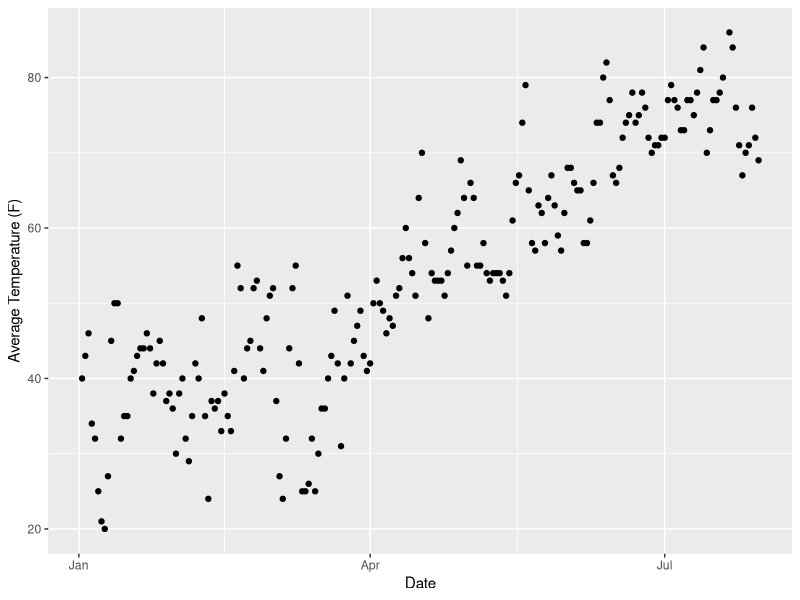
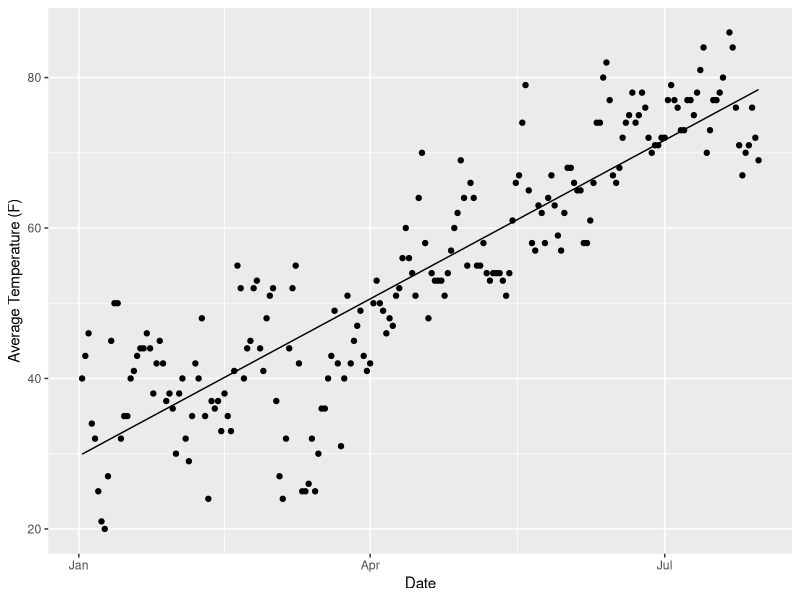
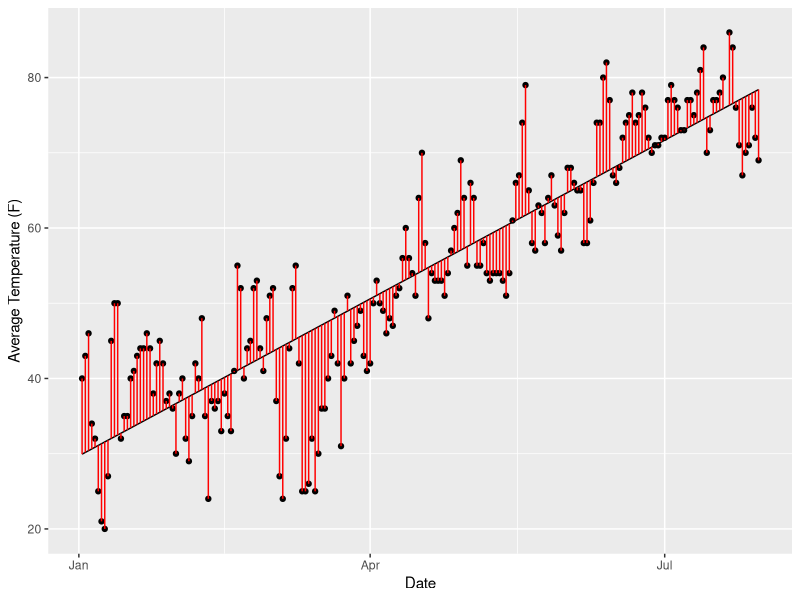
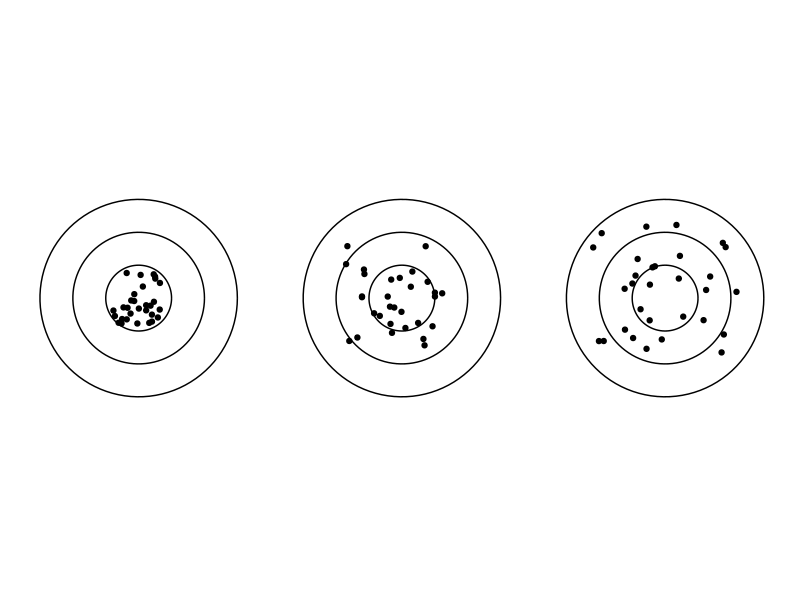
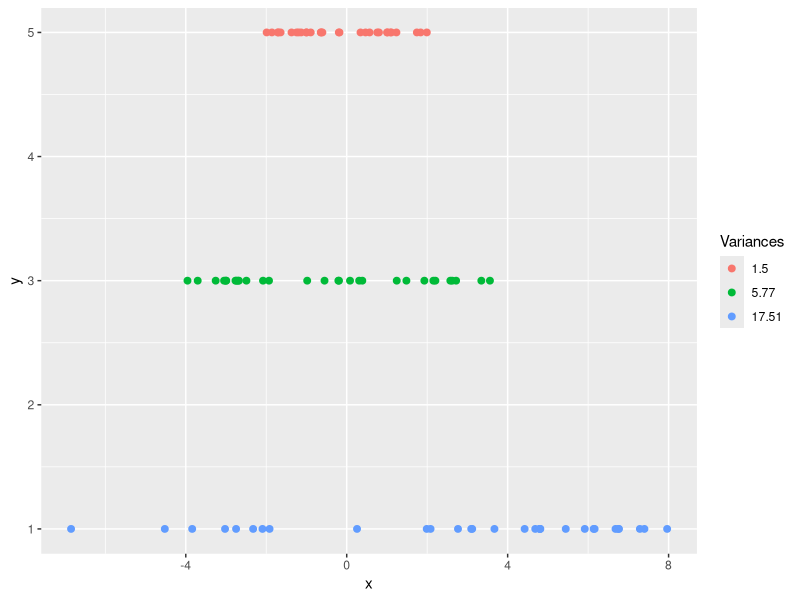
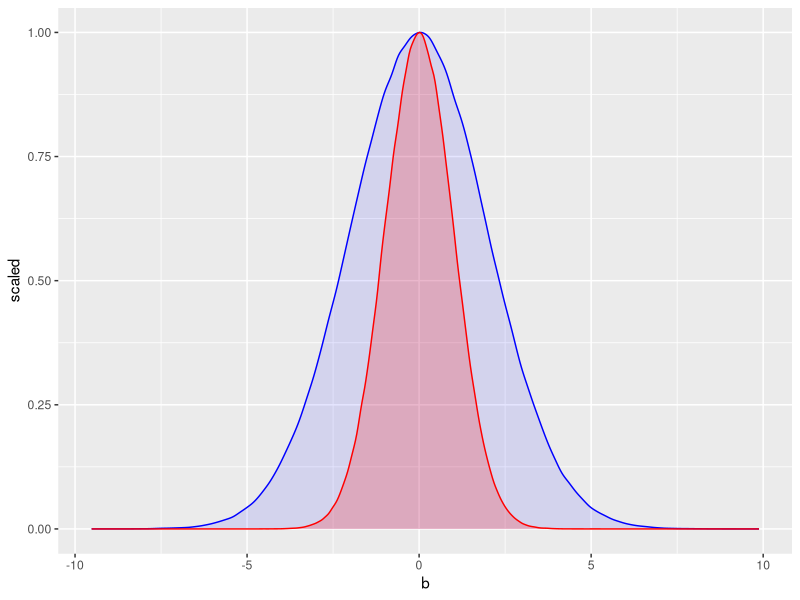

Generate these figures, in order, with R:
## ---- chunk 1
knitr::opts_chunk$set(warning=FALSE, message=FALSE)
library(tidyverse)
library(lubridate)
BlnkGrph = theme(axis.line=element_blank(), axis.text.x=element_blank(), axis.text.y=element_blank(), axis.ticks=element_blank(), axis.title.x=element_blank(),
                 axis.title.y=element_blank(), legend.position="none", panel.background=element_blank(), panel.border=element_blank(), panel.grid.major=element_blank(),
                 panel.grid.minor=element_blank(), plot.background=element_blank(),plot.margin=grid::unit(c(0,0,0,0), "mm"))
## ---- chunk 2
temp <- read_csv("./data/jfk_tmp.csv")
temp <- temp %>% mutate(DATE=ymd(DATE)) %>% filter(DATE > '2017-01-01')
temp %>% ggplot(aes(DATE,TAVG)) + geom_point() + labs(x="Date", y="Average Temperature (F)")
## ---- chunk 3
fit <- lm(TAVG~DATE,data=temp)
temp <- temp %>% mutate(tfit = predict(fit,data.frame(DATE=temp$DATE)))
temp %>% ggplot(aes(DATE,TAVG)) + geom_point() + geom_line(aes(DATE,tfit)) + labs(x="Date", y="Average Temperature (F)")
## ---- chunk 4
temp %>% ggplot(aes(DATE,TAVG)) + geom_point() + geom_line(aes(DATE,tfit)) + geom_segment(aes(x=DATE,xend=DATE,y=TAVG,yend=tfit), color='red') + labs(x="Date", y="Average Temperature (F)")
## ---- chunk 5
circleFun <- function(center = c(0,0),diameter = 1, npoints = 100){
    r = diameter / 2
    tt <- seq(0,2*pi,length.out = npoints)
    xx <- center[1] + r * cos(tt)
    yy <- center[2] + r * sin(tt)
    return(data.frame(x = xx, y = yy))
}
dat1_1 <- circleFun(c(0,0),0.5,npoints = 100)
dat1_2 <- circleFun(c(0,0),1,npoints = 100)
dat1_3 <- circleFun(c(0,0),1.5,npoints = 100)
dat2_1 <- circleFun(c(2,0),0.5,npoints = 100)
dat2_2 <- circleFun(c(2,0),1,npoints = 100)
dat2_3 <- circleFun(c(2,0),1.5,npoints = 100)
dat3_1 <- circleFun(c(4,0),0.5,npoints = 100)
dat3_2 <- circleFun(c(4,0),1,npoints = 100)
dat3_3 <- circleFun(c(4,0),1.5,npoints = 100)
var_pt <- tibble(x1=runif(30,-0.2,0.2),y1=runif(30,-0.2,0.2),
                 x2=runif(30,1.55,2.35),y2=runif(30,-0.4,0.4),
                 x3=runif(30,3.4,4.6),y3=runif(30,-0.57,0.57))
circ1 <- tibble(x1=dat1_1$x,y1=dat1_1$y,x2=dat1_2$x,y2=dat1_2$y,x3=dat1_3$x,y3=dat1_3$y,
                x4=dat2_1$x,y4=dat2_1$y,x5=dat2_2$x,y5=dat2_2$y,x6=dat2_3$x,y6=dat2_3$y,
                x7=dat3_1$x,y7=dat3_1$y,x8=dat3_2$x,y8=dat3_2$y,x9=dat3_3$x,y9=dat3_3$y)
#geom_path will do open circles, geom_polygon will do filled circles
ggplot(circ1) + geom_path(aes(x1,y1)) + 
  geom_path(aes(x2,y2)) +
  geom_path(aes(x3,y3)) +
  geom_path(aes(x4,y4)) + 
  geom_path(aes(x5,y5)) +
  geom_path(aes(x6,y6)) +
  geom_path(aes(x7,y7)) + 
  geom_path(aes(x8,y8)) +
  geom_path(aes(x9,y9)) +
  geom_point(data=var_pt,aes(x1,y1)) + 
  geom_point(data=var_pt,aes(x2,y2)) + 
  geom_point(data=var_pt,aes(x3,y3)) + 
  BlnkGrph + coord_fixed()
  
## ---- chunk 6
# var_1d <- tibble(x1=runif(30,-1,1),x2=runif(30,-2,2),x3=runif(30,-3,3),
#        y1=rep(1,30),y2=rep(3,30),y3=rep(5,30))
ct=30
x1 <- runif(ct,-2,2)
x2 <- runif(ct,-4,4)
x3 <- runif(ct,-8,8)
var_1d <- tibble(x=c(x1,x2,x3),
                 y=c(rep(5,ct),rep(3,ct),rep(1,ct)),
                 Variances=c(rep("x1",ct),rep("x2",ct),rep("x3",ct)))
ggplot(var_1d) + geom_point(aes(x,y,color=Variances),size=2) +
  scale_color_discrete(labels=c(round(var(x1),2),round(var(x2),2),round(var(x3),2)))
## ---- chunk 7
norm_smp <- tibble(a = rnorm(10^6),b=rnorm(10^6,sd=2)) 

norm_smp %>% ggplot() + geom_density(aes(b,..scaled..),color="blue",fill="blue",alpha=0.1) + 
  geom_density(aes(a,..scaled..),color="red",fill="red",alpha=0.2)
